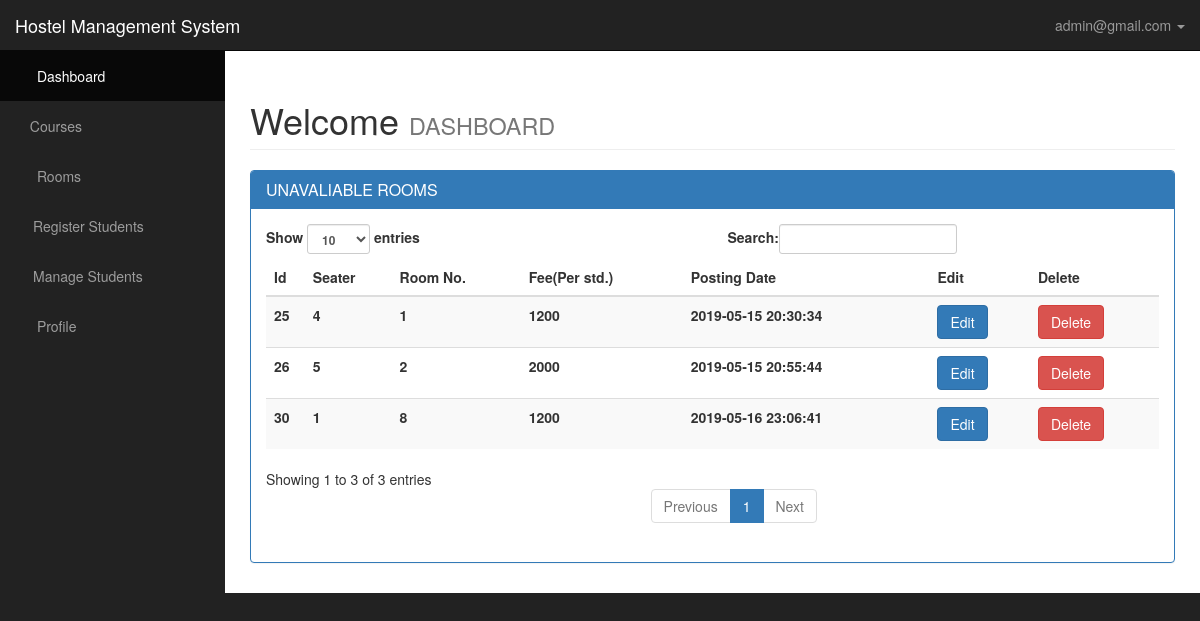
/admin/administrator/rooms_cat.php?source=other_rooms (signed in), run on the app's committed database.
### tables this page shows
CREATE TABLE `rooms` (
  `id` int(11) NOT NULL,
  `seater` int(11) NOT NULL,
  `room_no` int(11) NOT NULL,
  `fees` int(11) NOT NULL,
  `status` int(11) NOT NULL,
  `posting_date` timestamp NOT NULL DEFAULT CURRENT_TIMESTAMP
);

### admin/includes/other_rooms.php (the view, shortened to what this page needs)
<div class="panel panel-primary">
	  <div class="panel-heading">
			<h3 class="panel-title">UNAVALIABLE ROOMS</h3>
	  </div>
	  <div class="panel-body">
		<table class="table table-striped table-inverse table-responsive" id="table2">
    <thead class="thead-inverse">
        <tr>
            <th>Id</th>
            <th>Seater</th>
            <th>Room No.</th>
            <th>Fee(Per std.)</th>
            <th>Posting Date</th>
            <th>Edit</th>
            <th>Delete</th>
        </tr>
        </thead>
        <tbody>
            <tr>
<?php
    global $connection;
    $query = "SELECT * FROM rooms WHERE status = 0";
    $result = mysqli_query($connection,$query);
    while($row = mysqli_fetch_assoc($result)){
        $id = $row['id'];
        $seater = $row['seater'];
        $room_no = $row['room_no'];
        $fees = $row['fees'];
        $posting_date = $row['posting_date'];
       ?> <th><?php echo $id ;?></th>
        <th><?php echo $seater ;?></th>
        <th><?php echo $room_no ;?></th>
        <th><?php echo $fees ;?></th>
        <th><?php echo $posting_date ;?></th>
        <?php echo"<th><a href='rooms_cat.php?source=edit_rooms&rooms_id={$id}'><button type='submit' class='btn btn-primary'>Edit</button></a>";?></th>
        <th><?php echo "<a onClick=\"javascript: return confirm('Do you wish to delete it.') \" href='rooms_cat.php?delete={$id}'><button type='button' class='btn btn-danger'>Delete</button></a>";?></th>
        </tr><?php
    }
?>
        </tbody>
</table>
	  </div>
</div>

### admin/css/sb-admin.css (style rules this page uses)
body { margin-top: 100px; background-color: #222; }
@media (min-width:768px) { body { margin-top: 50px; } }

### data on the page
rooms: id "25", seater "4", room_no "1", fees "1200", posting_date "2019-05-15 20:30:34"
rooms: id "26", seater "5", room_no "2", fees "2000", posting_date "2019-05-15 20:55:44"
rooms: id "30", seater "1", room_no "8", fees "1200", posting_date "2019-05-16 23:06:41"

### other printed values
$_SESSION['username'] "admin@gmail.com"
